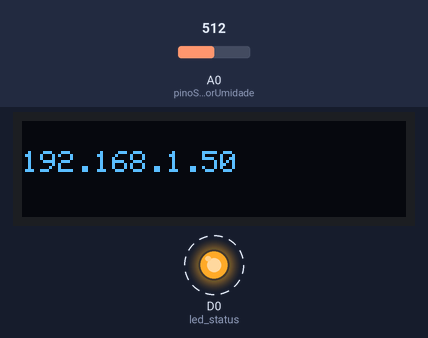
Bench run of a sketch on a simulated ESP8266 (NodeMCU). Shown: 128×32 one-colour display, output pins drawn as LEDs (lit = HIGH). Dashed ring = blinking. Inputs (shaded band) come from the test bench; at power-on: A0 (pinoSensorUmidade) = 512. WiFi joins after 1.5 s; servers stay silent unless stated; what the sketch prints to the serial monitor is not drawn.

Above: at 3.3 s.
3.4 s: A0 (pinoSensorUmidade) set to 687
9.4 s: A0 (pinoSensorUmidade) set to 705
At 12.5 s:
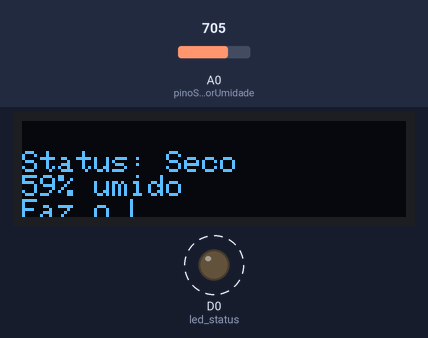
15.0 s: A0 (pinoSensorUmidade) set to 716
At 18.6 s:
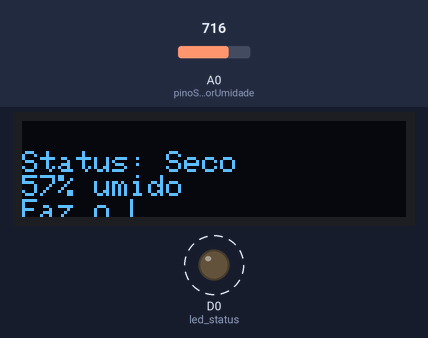
21.0 s: A0 (pinoSensorUmidade) set to 511
At 24.6 s:
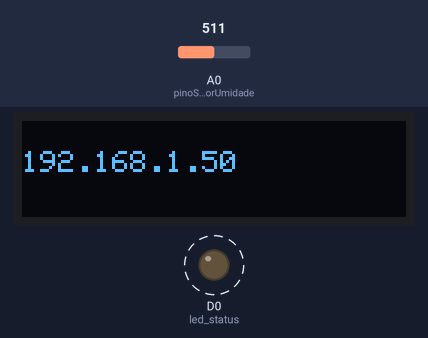
Timing chart, 0 to 28.0 s (numbered marks = the images above; inputs shaded):
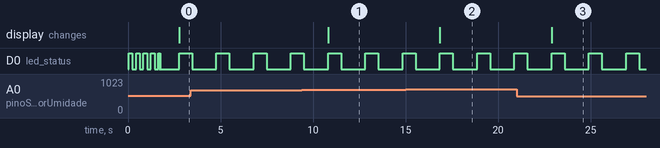

The sketch:

codigo-final-com-displayFuncionando.ino
```cpp
// #include <WiFi.h> //lib para configuração do Wifi (para esp32)
#include <ESP8266WiFi.h>
#include <ESP8266mDNS.h>
#include <WiFiClient.h>
#include <ESP8266WebServer.h>
// #include <ESPmDNS.h> //lib necessária para comunicação network
#include <WiFiUdp.h> //lib necessária para comunicação network

#include <ArduinoOTA.h> //primeiro gravar sem ip fixo, e qd o ota estiver funcionar (ver ip na lista de portas) gravar com ip fixo

#include <time.h>

#include <SPI.h>
#include <Wire.h>
#include <Adafruit_GFX.h>
#include <Adafruit_SSD1306.h>
#include <ESP8266WebServer.h>

#include "index.h"

#define SCREEN_WIDTH 128 // OLED display width, in pixels
#define SCREEN_HEIGHT 32 // OLED display height, in pixels

#define OLED_RESET     -1 // Reset pin # (or -1 if sharing Arduino reset pin)
#define SCREEN_ADDRESS 0x3C ///< See datasheet for Address; 0x3D for 128x64, 0x3C for 128x32
Adafruit_SSD1306 display(SCREEN_WIDTH, SCREEN_HEIGHT, &Wire, OLED_RESET);

#define LOGO_HEIGHT   16
#define LOGO_WIDTH    16

const char* ssid = "IFAL - Rio Largo";
const char* password = "ifalriolargo";
//const char* ssid = "Espaço 4.0";
//const char* password = "Esp$@$2022";


  IPAddress local_IP(10, 220, 30, 120);
  IPAddress gateway(10, 220, 30, 1);
  IPAddress subnet(255, 255, 255, 0);
  IPAddress primaryDNS(8, 8, 8, 8);
  IPAddress secondaryDNS(8, 8, 4, 4);


//pinos para ESP-01:
int led_status = D0; // corresponde ao led azul e ao mesmo tempo ao TX
int pinoSensorUmidade = A0;
int valor;
int porcentagem;
unsigned long int ultimo_tempo = 0;

ESP8266WebServer server(80);

void raiz(){
  String s = pagina;
  server.send(200, "text/html", s);
}
void gerar_numero(){
  int a = porcentagem;
  String x = String(a);
  server.send(200, "text/plane", x);
}

void setup() {
  Serial.begin(115200);

  pinMode(led_status, OUTPUT);
  digitalWrite(led_status, 0); //led apagado
  pinMode(pinoSensorUmidade, INPUT);
  Serial.print("");

  if(!display.begin(SSD1306_SWITCHCAPVCC, SCREEN_ADDRESS)){
    Serial.println(F("SSD1306 allocation failed"));
    for(;;);
  }

  // display.init();
  // display.flipScreenVertically();

  //WiFi.mode(WIFI_AP);
  //WiFi.softAP(ssid); //sem senha
  //WiFi.softAP(ssid, password); //com senha
  /*
    Serial.println("");
    Serial.print("Conectado a ");
    Serial.println(ssid);
    //IPAddress myIP = WiFi.softAPIP();
    Serial.print("Endereço IP: ");
    Serial.println(WiFi.softAPIP());
  */

  //---------- inicio OTA:
  //Serial.begin(115200);
  //Serial.println("Booting");
  //WiFi.mode(WIFI_STA);
  WiFi.begin(ssid, password);

  WiFi.config(local_IP, gateway, subnet, primaryDNS, secondaryDNS); //PASSA OS PARÂMETROS PARA A FUNÇÃO QUE VAI SETAR O IP FIXO NO NODEMCU

  while (WiFi.status() != WL_CONNECTED) {
    digitalWrite(led_status, !digitalRead(led_status));
    delay(200);
    Serial.print(".");
  }
  Serial.println("");
  Serial.print("Endereço IP: ");
  Serial.println(WiFi.localIP());

  digitalWrite(led_status, 1);


  while (WiFi.waitForConnectResult() != WL_CONNECTED) {
    //Serial.println("Connection Failed! Rebooting...");
    delay(5000);
    ESP.restart();
  }
  // Port defaults to 8266
  // ArduinoOTA.setPort(8266);
  server.on("/", raiz);
  server.on("/lerNUM", gerar_numero);
  // Hostname defaults to esp8266-[ChipID]
  ArduinoOTA.setHostname("Jeremias nodemcuIrriga");

  // No authentication by default
  //ArduinoOTA.setPassword("admin");

  // Password can be set with it's md5 value as well
  // MD5(admin) = 21232f297a57a5a743894a0e4a801fc3
  // ArduinoOTA.setPasswordHash("21232f297a57a5a743894a0e4a801fc3");

  ArduinoOTA.onStart([]() {
    String type;
    if (ArduinoOTA.getCommand() == U_FLASH) {
      type = "sketch";
    } else { // U_FS
      type = "filesystem";
    }

    // NOTE: if updating FS this would be the place to unmount FS using FS.end()
    //Serial.println("Start updating " + type);
  });
  ArduinoOTA.onEnd([]() {
    //Serial.println("\nEnd");
  });
  ArduinoOTA.onProgress([](unsigned int progress, unsigned int total) {
    //Serial.printf("Progress: %u%%\r", (progress / (total / 100)));
  });
  ArduinoOTA.onError([](ota_error_t error) {
    //Serial.printf("Error[%u]: ", error);
    if (error == OTA_AUTH_ERROR) {
      //Serial.println("Auth Failed");
    } else if (error == OTA_BEGIN_ERROR) {
      //Serial.println("Begin Failed");
    } else if (error == OTA_CONNECT_ERROR) {
      //Serial.println("Connect Failed");
    } else if (error == OTA_RECEIVE_ERROR) {
      //Serial.println("Receive Failed");
    } else if (error == OTA_END_ERROR) {
      //Serial.println("End Failed");
    }
  });
  ArduinoOTA.begin();
  Serial.println("Ready");
  Serial.print("IP address: ");
  Serial.println(WiFi.localIP());
  //------------ fim ota-------------------------------------------------t


  for (int i = 0 ; i < 3; i++) {
    digitalWrite(led_status, 1);
    delay(20);
    digitalWrite(led_status, 0);
    delay(20);
  }

}

void telainicial()
{
  valor = analogRead(pinoSensorUmidade);
  porcentagem =map(valor, 484, 1023, 100, 0);
  Serial.println(porcentagem);
  delay(1000);
  display.clearDisplay();
  display.setTextSize(1);
  display.setTextColor(WHITE);
  display.setCursor(0,10);
  // display.print("porcentagem");
  if(porcentagem > 60){
  display.println(WiFi.localIP());
  // display.print(porcentagem);
  // display.println("% umido");
  // display.print("Faz o L");
  display.display();
  }else{
    display.println("Status: Seco");
    display.print(porcentagem);
    display.println("% umido");
    display.print("Faz o L");
    display.display();

  }

}

void loop() {
  ArduinoOTA.handle();
  server.handleClient();
  telainicial();

  if (millis() - ultimo_tempo >= 500) {
    valor = analogRead(pinoSensorUmidade);
    porcentagem = map(valor, 484, 1023, 100, 0);
    Serial.println(porcentagem);
    ultimo_tempo = millis();
  }
  digitalWrite(led_status, 1);
  delay(700);
  digitalWrite(led_status, 0);
  delay(300);
}
```

index.h
```cpp
const char pagina[] PROGMEM = R"=====(
<!DOCTYPE html>

<html>
  <head>
    <meta charset="UTF-8">
  </head>

  <body>
    <h1><center>Atualização de página Web<br> no NodeMCU sem <i>refresh</i><br>
    <hr><br>
    Valor Aleatório: <span id = "valor">0</span></center></h1>

    <script>
      function getData(){
        var xhttp = new XMLHttpRequest();
        xhttp.onreadystatechange = function(){
          if(this.readyState == 4 && this.status == 200){
            document.getElementById("valor").innerHTML = this.responseText;
          }
        };
        xhttp.open("GET", "lerNUM", true);
        xhttp.send();
      }
      setInterval(function(){
        getData();
      }, 1000);
    </script>
  </body>

</html>
)=====";
```

Measured:
- the behaviour switches between 696 and 697 on A0 (pinoSensorUmidade) (found by bisection; images 0 and 1)
- after the input at 9.4 s, the display: changes after 1.4 s (image 1)
- after the input at 15.0 s, the display: changes after 1.9 s (image 2)
- after the input at 21.0 s, the display: changes after 1.9 s (image 3)
- by itself, D0 (led_status): alternates HIGH for 0.70 s and LOW for 1.3 s
